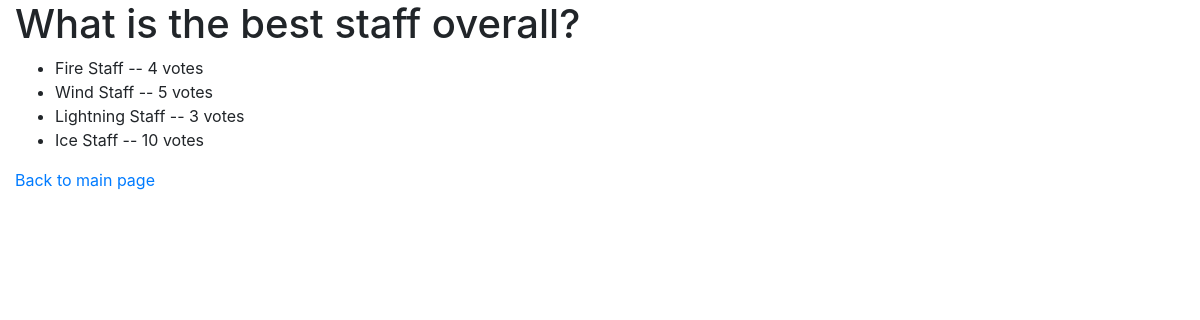
Page /polls/1/results/ on the committed database.
### polls/models.py (models this page shows, shortened)
class Question(models.Model):
    question_text = models.CharField(max_length=200)
    pub_date = models.DateTimeField('date published')

class Choice(models.Model):
    question = models.ForeignKey(Question, on_delete=models.CASCADE)
    choice_text = models.CharField(max_length=200)
    votes = models.IntegerField(default=0)

### polls/views.py (the view)
# urls.py: path('<int:question_id>/results/', views.results, name='results')
def results(request, question_id):
    question = get_object_or_404(Question, pk=question_id)
    return render(request, 'polls/results.html', {'question': question})

### polls/templates/polls/results.html (shortened to what this page needs)
<!DOCTYPE html>
<html>
<head>
    <link rel="stylesheet" href="https://maxcdn.bootstrapcdn.com/bootstrap/4.5.2/css/bootstrap.min.css">
</head>
<body>
    <div class="container">
        <h1>{{ question.question_text }}</h1>
        <ul>
            {% for choice in question.choice_set.all %}
            <li>
                {{ choice.choice_text }} -- {{ choice.votes }}
                vote{{ choice.votes|pluralize }}
            </li>
            {% endfor %}
        </ul>
        <a href="http://127.0.0.1:8000/main/">
            Back to main page
        </a>
    </div>
</body>
</html>

### polls/templates/polls/results.html (style rules this page uses)
body { margin: 0; padding: 1; }
.container { margin: 0; padding: 1; }

### rows in the picture
Question: question_text "What is the best staff overall?"
Choice: choice_text "Fire Staff", votes "4"
Choice: choice_text "Wind Staff", votes "5"
Choice: choice_text "Lightning Staff", votes "3"
Choice: choice_text "Ice Staff", votes "10"
